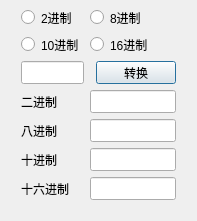
<?xml version="1.0" encoding="UTF-8"?>
<ui version="4.0">
 <class>Dialog</class>
 <widget class="QDialog" name="Dialog">
  <property name="geometry">
   <rect>
    <x>0</x>
    <y>0</y>
    <width>197</width>
    <height>221</height>
   </rect>
  </property>
  <property name="windowTitle">
   <string>Dialog</string>
  </property>
  <widget class="QRadioButton" name="radio_8">
   <property name="geometry">
    <rect>
     <x>90</x>
     <y>7</y>
     <width>86</width>
     <height>21</height>
    </rect>
   </property>
   <property name="text">
    <string>8进制</string>
   </property>
  </widget>
  <widget class="QLineEdit" name="le_10">
   <property name="geometry">
    <rect>
     <x>90</x>
     <y>148</y>
     <width>86</width>
     <height>23</height>
    </rect>
   </property>
  </widget>
  <widget class="QRadioButton" name="radio_10">
   <property name="geometry">
    <rect>
     <x>21</x>
     <y>34</y>
     <width>63</width>
     <height>21</height>
    </rect>
   </property>
   <property name="text">
    <string>10进制</string>
   </property>
  </widget>
  <widget class="QLabel" name="label_3">
   <property name="geometry">
    <rect>
     <x>21</x>
     <y>148</y>
     <width>48</width>
     <height>23</height>
    </rect>
   </property>
   <property name="text">
    <string>十进制</string>
   </property>
  </widget>
  <widget class="QLineEdit" name="le_8">
   <property name="geometry">
    <rect>
     <x>90</x>
     <y>119</y>
     <width>86</width>
     <height>23</height>
    </rect>
   </property>
  </widget>
  <widget class="QLineEdit" name="le_16">
   <property name="geometry">
    <rect>
     <x>90</x>
     <y>177</y>
     <width>86</width>
     <height>23</height>
    </rect>
   </property>
  </widget>
  <widget class="QLabel" name="label">
   <property name="geometry">
    <rect>
     <x>21</x>
     <y>90</y>
     <width>48</width>
     <height>23</height>
    </rect>
   </property>
   <property name="text">
    <string>二进制</string>
   </property>
  </widget>
  <widget class="QRadioButton" name="radio_16">
   <property name="geometry">
    <rect>
     <x>90</x>
     <y>34</y>
     <width>86</width>
     <height>21</height>
    </rect>
   </property>
   <property name="text">
    <string>16进制</string>
   </property>
  </widget>
  <widget class="QLabel" name="label_2">
   <property name="geometry">
    <rect>
     <x>21</x>
     <y>119</y>
     <width>48</width>
     <height>23</height>
    </rect>
   </property>
   <property name="text">
    <string>八进制</string>
   </property>
  </widget>
  <widget class="QLineEdit" name="le_cin">
   <property name="geometry">
    <rect>
     <x>21</x>
     <y>61</y>
     <width>63</width>
     <height>23</height>
    </rect>
   </property>
  </widget>
  <widget class="QRadioButton" name="radio_2">
   <property name="geometry">
    <rect>
     <x>21</x>
     <y>7</y>
     <width>63</width>
     <height>21</height>
    </rect>
   </property>
   <property name="text">
    <string>2进制</string>
   </property>
   <property name="checkable">
    <bool>true</bool>
   </property>
   <property name="checked">
    <bool>false</bool>
   </property>
  </widget>
  <widget class="QLabel" name="label_4">
   <property name="geometry">
    <rect>
     <x>21</x>
     <y>177</y>
     <width>48</width>
     <height>23</height>
    </rect>
   </property>
   <property name="text">
    <string>十六进制</string>
   </property>
  </widget>
  <widget class="QPushButton" name="btn_transition">
   <property name="geometry">
    <rect>
     <x>96</x>
     <y>61</y>
     <width>80</width>
     <height>23</height>
    </rect>
   </property>
   <property name="text">
    <string>转换</string>
   </property>
  </widget>
  <widget class="QLineEdit" name="le_2">
   <property name="geometry">
    <rect>
     <x>90</x>
     <y>90</y>
     <width>86</width>
     <height>23</height>
    </rect>
   </property>
  </widget>
 </widget>
 <resources/>
 <connections/>
</ui>
